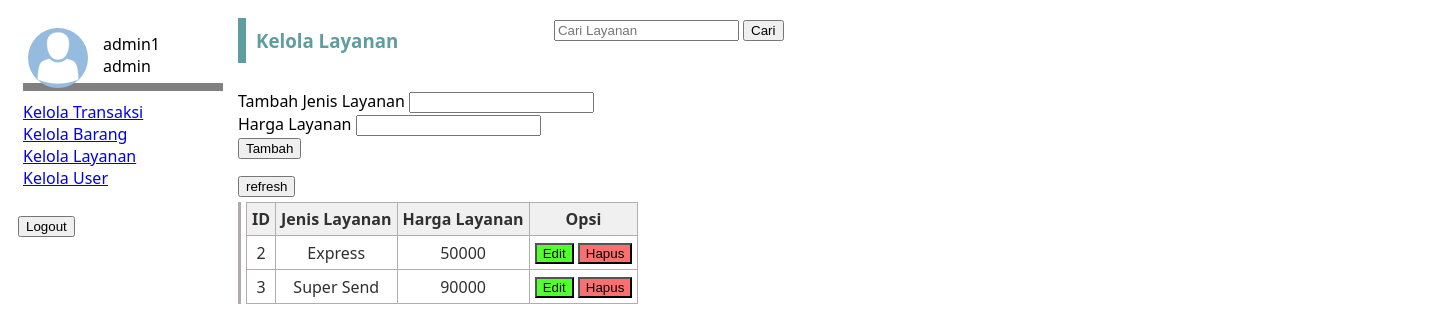
/page/layanan.php (signed in), run on the app's committed database.
### tables this page shows
CREATE TABLE `tb_layanan` (
  `id_layanan` int(11) NOT NULL,
  `jenis_layanan` varchar(125) NOT NULL,
  `harga_layanan` float NOT NULL
);

### page/layanan.php (the view, shortened to what this page needs)
<!DOCTYPE html>
<html lang="en">
<head>
    <link rel="stylesheet" href="../assets/styles/style.css">
</head>
<body>
    <div class="kt-container">
        <div class="kt-box1">
            <div class="kt-user">
                    <img class='pp' src='http://localhost/pengiriman/assets/images/generic-profile.webp' alt='pp'>
                <div class="user-desc">
                    <span><?php echo $_SESSION['username']; ?></span><br>
                    <span><?php echo $_SESSION['level']; ?></span>
                </div>
            </div>
            <div class="kt-menu1" id="kt-menu1">
            <a href="http://localhost/pengiriman/page/transaksi.php" class="p-kt1">Kelola Transaksi</a>
            </div>
            <div class="kt-menu2" id="kt-menu2">
                <a href="http://localhost/pengiriman/page/kelola_barang.php" class="p-kt1">Kelola Barang</a>
            </div>
            <div class="kt-menu3" id="kt-menu3">
                <a href="http://localhost/pengiriman/page/layanan.php" class="p-kt1">Kelola Layanan</a>
            </div>
            <div class="kt-menu4" id="kt-menu4">
            <?php
                if(isset($_SESSION['level']) && $_SESSION['level']=="admin"){
                    print "<a href='http://localhost/pengiriman/page/user.php' class='p-kt1'>Kelola User</a>";
                }
            ?>
            </div>
            <div class="logout">
                <form action="../logout.php">
                <input type="submit" value="Logout" id="logout-btn">
                </form>
            </div>
        </div>
        <div class="kt-box2">
            <div class="kt-head">
                <h3 class="h3-kt2">Kelola Layanan</h3>
                <form class="search-bar" action="" method="get">
                    <input type="search" name="cari-tr" id="" placeholder="Cari Layanan">
                    <input type="submit" value="Cari">
                </form>
            </div>
            <form action="<?php $_SERVER['PHP_SELF']; ?>" method="post" id="input-form-ly">
                <div>
                    <label for="input-form" id="test">Tambah Jenis Layanan</label>
                    <input type="text" name="tambah-jenis-ly" id="">
                </div>
                <div>
                    <label for="input-form" id="test">Harga Layanan</label>
                    <input type="text" name="tambah-harga-ly" id="">
                </div>
                <input type="submit" value="Tambah">
            </form>
            <button id="refresh" onclick="window.location='http://localhost/pengiriman/page/layanan.php'">refresh</button>
            <div class="kt-body">
        <table>
		<thead>
			<tr>
				<th>ID</th>
				<th>Jenis Layanan</th>
                <th>Harga Layanan</th>
                <th>Opsi</th>
			</tr>
		</thead>
		<tbody>
            <?php
             include "../koneksi.php";
             if (isset($_GET['cari-tr'])) {
                $src_val = $_GET['cari-tr'];
                $sql = mysqli_query($koneksi, "SELECT * FROM tb_layanan WHERE id_layanan='$src_val'
                || jenis_layanan='$src_val'
                ");
             } else{
                $sql = mysqli_query($koneksi, "SELECT * FROM tb_layanan");
             }
             if ($sql->num_rows > 0) {
                while($row = $sql->fetch_assoc()) {
            ?>
			<tr id="opsi">
				<td><?php echo $row["id_layanan"]; ?></td>
				<td id="<?php echo $row['id_layanan']; ?>"><?php echo $row["jenis_layanan"]; ?></td>
                <td id="<?php echo $row['id_layanan']; ?>"><?php echo $row["harga_layanan"]; ?></td>
                <td >
                    <div>
                        <div>
                            <button id="edit-btn" onclick="_edit(<?php echo $row['id_layanan']; ?>)">
                                Edit
                            </button>
                            <button id="del-btn" onclick="_delete(<?php echo $row['id_layanan']; ?>)">
                                    Hapus
                            </button>
                        </div>
                    </div>
                </td>
			</tr>
			<?php
                }
            } else {
            echo "0 results";
            }
            ?>
            <?php
            if (isset($_GET['del'])) {
                if ($_GET['del'] != '') {
                    $id = $_GET['del'];
                    mysqli_query($koneksi, "DELETE FROM tb_layanan WHERE id_layanan=$id");
                    echo "<script>";
                    echo "window.location='http://localhost/pengiriman/page/layanan.php';";
                    echo "</script";
                }
            } else{
                exit();
            }
            ?>

### assets/styles/style.css (style rules this page uses)
html { font-family: system-ui, -apple-system, BlinkMacSystemFont, 'Segoe UI', Roboto, Oxygen, Ubuntu, Cantarell, 'Open Sans', 'Helvetica Neue', sans-serif; }
.p-kt1 { margin: 5px; }
.h3-kt2 { margin: 10px; }
.kt-container { display: flex; flex-direction: row; height: 100vh; }
.kt-box1 { width: 200px; margin: 10px; height: fit-content; }
.kt-user { width: 200px; margin: 5px; height: 60px; display: flex; flex-direction: row; margin-bottom: 10px; border-bottom: 8px; border-bottom-style: solid; border-bottom-color: gray; }
.user-desc { margin: 5px; padding: 5px; }
.kt-box2 { width: 100vw; margin: 10px; flex-grow: unset; }
.kt-head { display: flex; flex-direction: row; color: cadetblue; width: 100vw; border-left: 8px; border-left-color: cadetblue; border-left-style: solid; margin-bottom: 27px; }
.kt-body { height: fit-content; width: fit-content; border-left: 3px; border-left-color: rgb(175, 171, 171); border-left-style: solid; }
.logout { margin-top: 25px; }
.search-bar { margin-left: 10vw; }
#del-btn { background-color: rgb(250, 111, 111); }
#edit-btn { background-color: rgb(82, 255, 47); }
#input-form-ly { margin-bottom: 15px; }

### page/layanan.php (style rules this page uses)
img { width: 60px; margin: 5px; height: 60px; border-radius: 50%; }
table { border:1px solid #b3adad; border-collapse:collapse; padding:5px; margin: 5px; }
table th { border:1px solid #b3adad; padding:5px; background: #f0f0f0; color: #313030; }
table td { border:1px solid #b3adad; text-align:center; padding:5px; background: #ffffff; color: #313030; }

### data on the page
tb_layanan: id_layanan "2", jenis_layanan "Express", harga_layanan "50000"
tb_layanan: id_layanan "3", jenis_layanan "Super Send", harga_layanan "90000"

### other printed values
$_SESSION['username'] "admin1"
$_SESSION['level'] "admin"
